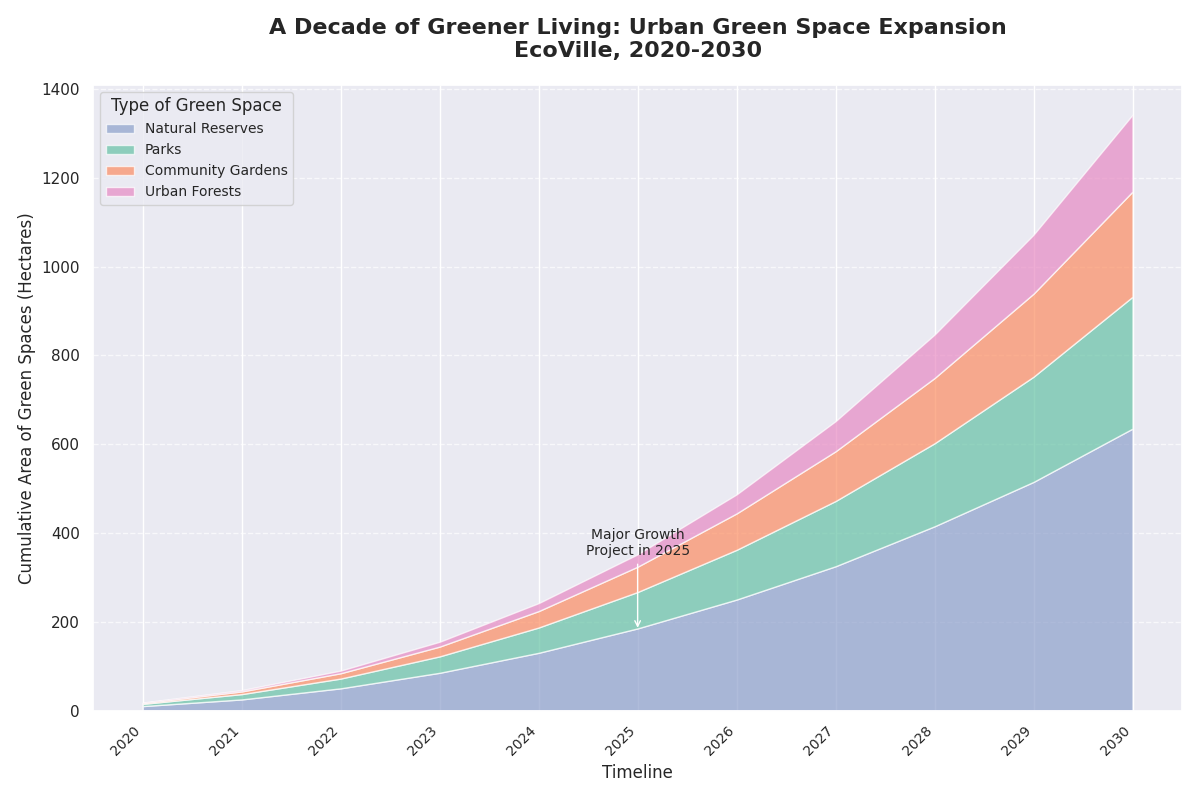

Reproduce this figure in Python.
import matplotlib.pyplot as plt
import numpy as np

years = np.arange(2020, 2031)
parks = np.array([10, 15, 25, 35, 45, 55, 65, 75, 90, 100, 120])
gardens = np.array([5, 7, 10, 15, 20, 25, 30, 35, 40, 50, 60])
reserves = np.array([2, 4, 6, 10, 15, 20, 25, 30, 35, 40, 50])
urban_forests = np.array([1, 2, 3, 5, 7, 10, 15, 25, 30, 35, 40])

parks_cumulative = np.cumsum(parks)
gardens_cumulative = np.cumsum(gardens)
reserves_cumulative = np.cumsum(reserves)
urban_forests_cumulative = np.cumsum(urban_forests)

fig, ax = plt.subplots(figsize=(12, 8))

ax.stackplot(years, 
             parks_cumulative, 
             gardens_cumulative, 
             reserves_cumulative,
             urban_forests_cumulative,
             labels=['Natural Reserves', 'Parks', 'Community Gardens', 'Urban Forests'],
             colors=['#8da0cb', '#66c2a5', '#fc8d62', '#e78ac3'], alpha=0.7)

ax.set_title('A Decade of Greener Living: Urban Green Space Expansion\nEcoVille, 2020-2030', 
             fontsize=16, fontweight='bold', pad=20)
ax.set_xlabel('Timeline', fontsize=12)
ax.set_ylabel('Cumulative Area of Green Spaces (Hectares)', fontsize=12)
ax.legend(loc='upper left', title='Type of Green Space', fontsize=10)
ax.set_xticks(years)
ax.set_xticklabels(years, rotation=45, ha='right', fontsize=10)
ax.grid(axis='y', linestyle='--', alpha=0.7)
ax.annotate('Major Growth\nProject in 2025', xy=(2025, 180), xytext=(2025, 350),
            arrowprops=dict(facecolor='black', arrowstyle='->'), fontsize=10, ha='center')

plt.tight_layout()
plt.show()
